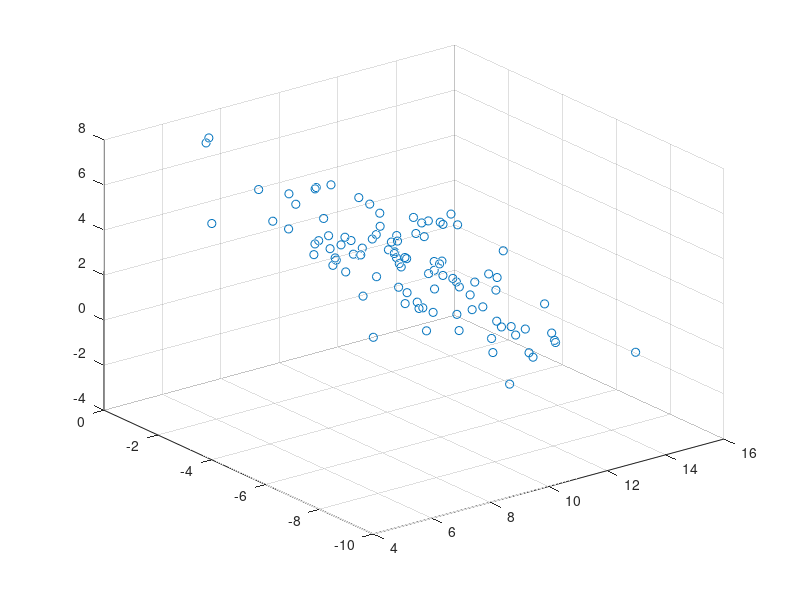

This figure's MATLAB source: (Note: this script raises an error after producing the figure.)

%% Exercise 0 : Implement PCA

% Load the data
load('toydata.mat');

% Create the original plot
scatter3(D(1,:), D(2,:), D(3,:));

% Compute the PCA 
[signals,PC,V] = myPCA(D);

% Create the reduced SVD plot
scatter3(signals(1,:), signals(2,:), signals(3,:));
